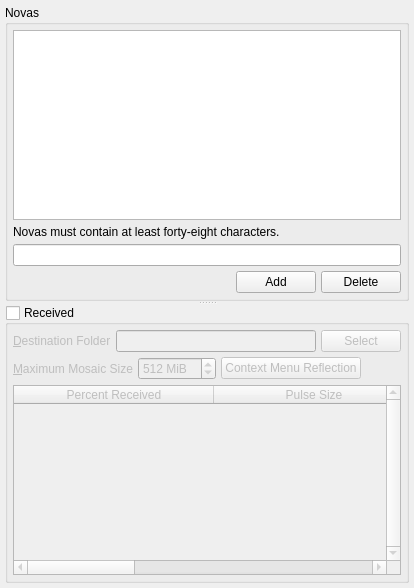
              <widget class="QWidget" name="tab_11">
               <attribute name="title">
                <string>&amp;Received</string>
               </attribute>
               <layout class="QVBoxLayout" name="verticalLayout_44">
                <property name="spacing">
                 <number>5</number>
                </property>
                <property name="margin">
                 <number>5</number>
                </property>
                <item>
                 <widget class="QSplitter" name="splitter">
                  <property name="orientation">
                   <enum>Qt::Vertical</enum>
                  </property>
                  <widget class="QGroupBox" name="groupBox_8">
                   <property name="title">
                    <string>Novas</string>
                   </property>
                   <layout class="QVBoxLayout" name="verticalLayout_25">
                    <property name="spacing">
                     <number>5</number>
                    </property>
                    <property name="margin">
                     <number>5</number>
                    </property>
                    <item>
                     <widget class="QListWidget" name="novas">
                      <property name="tabKeyNavigation">
                       <bool>true</bool>
                      </property>
                      <property name="selectionBehavior">
                       <enum>QAbstractItemView::SelectRows</enum>
                      </property>
                      <property name="horizontalScrollMode">
                       <enum>QAbstractItemView::ScrollPerPixel</enum>
                      </property>
                     </widget>
                    </item>
                    <item>
                     <widget class="QLabel" name="label_90">
                      <property name="text">
                       <string>Novas must contain at least forty-eight characters.</string>
                      </property>
                     </widget>
                    </item>
                    <item>
                     <widget class="QLineEdit" name="receiveNova"/>
                    </item>
                    <item>
                     <layout class="QHBoxLayout" name="horizontalLayout_43">
                      <property name="spacing">
                       <number>5</number>
                      </property>
                      <item>
                       <spacer name="horizontalSpacer_40">
                        <property name="orientation">
                         <enum>Qt::Horizontal</enum>
                        </property>
                        <property name="sizeHint" stdset="0">
                         <size>
                          <width>40</width>
                          <height>20</height>
                         </size>
                        </property>
                       </spacer>
                      </item>
                      <item>
                       <widget class="QPushButton" name="addNova">
                        <property name="text">
                         <string>Add</string>
                        </property>
                       </widget>
                      </item>
                      <item>
                       <widget class="QPushButton" name="deleteNova">
                        <property name="text">
                         <string>Delete</string>
                        </property>
                       </widget>
                      </item>
                     </layout>
                    </item>
                   </layout>
                  </widget>
                  <widget class="QGroupBox" name="receivers">
                   <property name="title">
                    <string>Received</string>
                   </property>
                   <property name="checkable">
                    <bool>true</bool>
                   </property>
                   <property name="checked">
                    <bool>false</bool>
                   </property>
                   <layout class="QVBoxLayout" name="verticalLayout_41">
                    <property name="spacing">
                     <number>5</number>
                    </property>
                    <property name="margin">
                     <number>5</number>
                    </property>
                    <item>
                     <layout class="QHBoxLayout" name="horizontalLayout_54">
                      <property name="spacing">
                       <number>5</number>
                      </property>
                      <item>
                       <widget class="QLabel" name="label_63">
                        <property name="text">
                         <string>&amp;Destination Folder</string>
                        </property>
                        <property name="buddy">
                         <cstring>destination</cstring>
                        </property>
                       </widget>
                      </item>
                      <item>
                       <widget class="QLineEdit" name="destination"/>
                      </item>
                      <item>
                       <widget class="QPushButton" name="etpSelectDestination">
                        <property name="text">
                         <string>Select</string>
                        </property>
                       </widget>
                      </item>
                     </layout>
                    </item>
                    <item>
                     <layout class="QHBoxLayout" name="horizontalLayout_55">
                      <property name="spacing">
                       <number>5</number>
                      </property>
                      <item>
                       <widget class="QLabel" name="label_59">
                        <property name="text">
                         <string>&amp;Maximum Mosaic Size</string>
                        </property>
                        <property name="buddy">
                         <cstring>etpMaxMosaicSize</cstring>
                        </property>
                       </widget>
                      </item>
                      <item>
                       <widget class="QSpinBox" name="etpMaxMosaicSize">
                        <property name="suffix">
                         <string> MiB</string>
                        </property>
                        <property name="minimum">
                         <number>1</number>
                        </property>
                        <property name="maximum">
                         <number>5000</number>
                        </property>
                        <property name="value">
                         <number>512</number>
                        </property>
                       </widget>
                      </item>
                      <item>
                       <widget class="QPushButton" name="receivedActionMenu">
                        <property name="text">
                         <string>Context Menu Reflection</string>
                        </property>
                       </widget>
                      </item>
                      <item>
                       <spacer name="horizontalSpacer_44">
                        <property name="orientation">
                         <enum>Qt::Horizontal</enum>
                        </property>
                        <property name="sizeHint" stdset="0">
                         <size>
                          <width>40</width>
                          <height>20</height>
                         </size>
                        </property>
                       </spacer>
                      </item>
                     </layout>
                    </item>
                    <item>
                     <widget class="QTableWidget" name="received">
                      <property name="verticalScrollBarPolicy">
                       <enum>Qt::ScrollBarAlwaysOn</enum>
                      </property>
                      <property name="alternatingRowColors">
                       <bool>true</bool>
                      </property>
                      <property name="selectionMode">
                       <enum>QAbstractItemView::SingleSelection</enum>
                      </property>
                      <property name="selectionBehavior">
                       <enum>QAbstractItemView::SelectRows</enum>
                      </property>
                      <property name="horizontalScrollMode">
                       <enum>QAbstractItemView::ScrollPerPixel</enum>
                      </property>
                      <property name="sortingEnabled">
                       <bool>true</bool>
                      </property>
                      <attribute name="horizontalHeaderDefaultSectionSize">
                       <number>200</number>
                      </attribute>
                      <attribute name="horizontalHeaderStretchLastSection">
                       <bool>true</bool>
                      </attribute>
                      <column>
                       <property name="text">
                        <string>Percent Received</string>
                       </property>
                      </column>
                      <column>
                       <property name="text">
                        <string>Pulse Size</string>
                       </property>
                      </column>
                      <column>
                       <property name="text">
                        <string>Total Size</string>
                       </property>
                      </column>
                      <column>
                       <property name="text">
                        <string>File</string>
                       </property>
                      </column>
                      <column>
                       <property name="text">
                        <string>SHA-1 Hash</string>
                       </property>
                      </column>
                      <column>
                       <property name="text">
                        <string>OID</string>
                       </property>
                      </column>
                     </widget>
                    </item>
                   </layout>
                  </widget>
                 </widget>
                </item>
               </layout>
              </widget>
